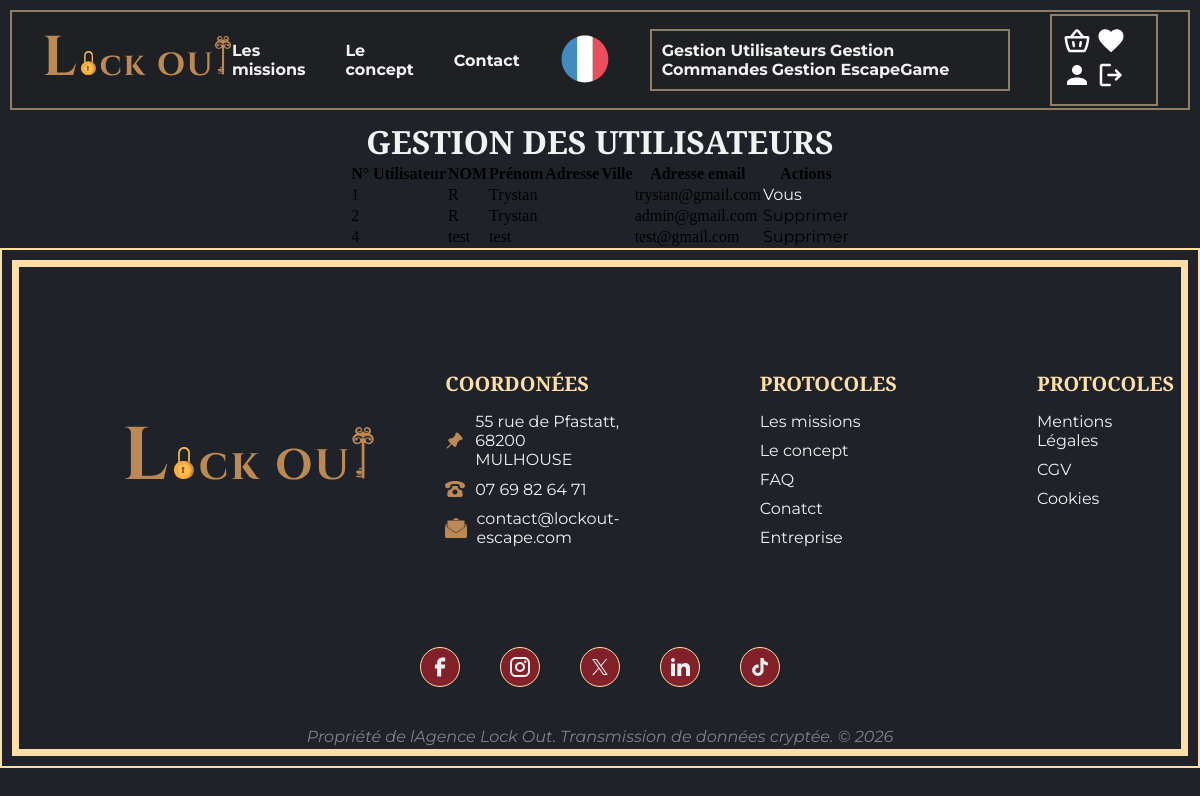
Page /index.php?action=gestion_utilisateurs (signed in) on the committed database.
### tables this page shows
CREATE TABLE `client` (
  `id_client` int(11) NOT NULL,
  `nom` varchar(50) NOT NULL,
  `prénom` varchar(50) NOT NULL,
  `mail` varchar(100) NOT NULL,
  `mdp` varchar(100) NOT NULL,
  `statut` int(5) NOT NULL,
  `adresse` varchar(100) NOT NULL,
  `code_postal` int(5) NOT NULL,
  `ville` varchar(100) NOT NULL,
  `téléphone` int(17) NOT NULL
);

### index.php (called while the page is built, shortened)
<?php
require "includes/default_config.php";
require "controleur/Routeur.class.php";
$routeur = new Routeur();
$routeur->routerRequete();

### vue/vue.class.php (called while the page is built, shortened)
<?php
class Vue {
  private $fichierVue;
  public function __construct($action) {
    $this->fichierVue = "vue/vue".$action.".php";
  }
  public function afficher($data) {
    global $conf;
    if (isset($_SESSION['acces'])) {
        $menu = (isset($_SESSION['statut']) && $_SESSION['statut'] == 2) ? $conf->menu_admin : $conf->menu_connecte;
    } else {
        $menu = $conf->menu;
    }
    extract($data);
    require $this->fichierVue;
    $contenu = ob_get_clean();
    $footer = $conf->footer;
    require "gabarit.php";
  }
}

### controleur/CtlUtilisateur.class.php (called while the page is built, shortened)
<?php
require_once "modele/utilisateur.class.php";
require_once "vue/vue.class.php";
class CtlUtilisateur {
    private $utilisateur;
    public function __construct() {
        $this->utilisateur = new Utilisateur();
    }
    public function utilisateurs() {
        $utilisateurs = $this->utilisateur->getUtilisateurs();
        $vue = new Vue("Utilisateurs");
        $vue->afficher(array("utilisateurs" => $utilisateurs));
    }
}

### modele/utilisateur.class.php (called while the page is built, shortened)
<?php
require_once "modele/database.class.php";
class Utilisateur extends Database {
  public function getUtilisateurs() {
    $req = 'SELECT id_client AS "N° Utilisateur", nom AS "NOM", prénom AS "Prénom", adresse AS "Adresse", ville AS "Ville", mail AS "Adresse email" FROM client ORDER BY nom, prénom;';
    $utilisateurs = $this->execReq($req);
    return $utilisateurs;
  }
}

### modele/database.class.php (called while the page is built, shortened)
<?php
abstract class Database {
  private $bdd;
  protected function execReq($req) {
    $reponse = $this->connexionBDD()->query($req);
    $resultat = $reponse->fetchAll(PDO::FETCH_ASSOC);
    return $resultat;
  }
  private function connexionBDD() {
    global $conf;
    if (!isset($this->bdd))
      try {
        $options=array(PDO::MYSQL_ATTR_INIT_COMMAND => "SET NAMES utf8");
        $this->bdd = new PDO('mysql:host='. $conf->DBHost .';dbname='.$conf->DBName, $conf->DBUser, $conf->DBPwd, $options);
      }
      catch(Exception $err) {
        throw new Exception("Connexion à la BDD");
      }
    return $this->bdd;
  }
}

### vue/vueUtilisateurs.php (the view)
<?php
$cssLink = '<link href="style/utilisateurs.css" rel="stylesheet">';
$utilisateurs = $utilisateurs ?? array();
$estAdmin = isset($_SESSION['statut']) && $_SESSION['statut'] == 2;
?>
<section class="content gestion-utilisateurs">
    <h2>Gestion des utilisateurs</h2>
    <?php if (empty($utilisateurs)): ?>
        <p class="msg-empty">Aucun utilisateur.</p>
    <?php else: ?>
        <table class="table-utilisateurs">
            <thead>
                <tr>
                    <?php foreach (array_keys($utilisateurs[0]) as $cle): ?>
                        <th><?= htmlspecialchars($cle) ?></th>
                    <?php endforeach; ?>
                    <?php if ($estAdmin): ?>
                        <th>Actions</th>
                    <?php endif; ?>
                </tr>
            </thead>
            <tbody>
                <?php foreach ($utilisateurs as $u): ?>
                    <tr>
                        <?php foreach ($u as $cle => $valeur): ?>
                            <td><?= htmlspecialchars($valeur ?? '') ?></td>
                        <?php endforeach; ?>
                        <?php if ($estAdmin): ?>
                            <td>
                                <?php
                                $id = $u['N° Utilisateur'] ?? '';
                                if ($id !== '' && $id != ($_SESSION['id_utilisateur'] ?? 0)):
                                ?>
                                    <a href="index.php?action=supprimerUtilisateur&amp;id_utilisateur=<?= (int)$id ?>" class="btn-supprimer" onclick="return confirm('Supprimer cet utilisateur ?');">Supprimer</a>
                                <?php else: ?>
                                    <span class="vous">Vous</span>
                                <?php endif; ?>
                            </td>
                        <?php endif; ?>
                    </tr>
                <?php endforeach; ?>
            </tbody>
        </table>
    <?php endif; ?>
</section>

### includes/default_config.php (shortened to what this page needs)
<?php
$conf = new stdClass();
$conf->DBHost = Config::$DB_host ?? "localhost";
$conf->DBName = Config::$DB_name ?? "mydatabse";
$conf->DBUser = Config::$DB_user ?? "root";
$conf->DBPwd = Config::$DB_pwd ?? "";
$conf->menu_admin = "
    <div class = 'menu'>
        <a href='index.php?action=escapes'>Les missions</a>
        <a href='#exp'>Le concept</a>
        <a href='index.php?action=contact'>Contact</a>
        <button class='btn_langue'><img src='img/svg/fr.svg' aria-expended='false'></button>
        <div class = 'admin-links'>
            <a href='index.php?action=gestion_utilisateurs'>Gestion Utilisateurs</a>
            <a href='index.php?action=gestion_commandes'>Gestion Commandes</a>
            <a href='index.php?action=gestion_escapegame'>Gestion EscapeGame</a>
        </div>
        <div class = 'important'>
            <a href='index.php?action=panier'><img src='img/svg/panier.svg'></a>
            <a href='index.php?action=favoris'><img src='img/svg/fav.svg'></a>
            <a href='index.php?action=profil'><img src='img/svg/compt.svg'></a>
            <a href='index.php?action=deconnexion'><img src='img/svg/deconnexion.svg'></a>
        </div>
    </div>";
$conf->footer = '<nav class="footer-nav">
      <a href="#" class="logo"><img src="img/svg/Logo.svg" alt=""></a>
      <div class="nav-coordonees">
        <h3>Coordonées</h3>
        <a href="#">
          <img src="img/svg/adresse.svg" alt="">
          55 rue de Pfastatt, 68200 MULHOUSE
        </a>
        <a href="#">
          <img src="img/svg/tel.svg" alt="">
          07 69 82 64 71
        </a>
        <a href="#">
          <img src="img/svg/mail.svg" alt="">
          contact@lockout-escape.com
        </a>
      </div>
      <span class="footer-separator"></span>
      <div class="nav-protocoles">
        <h3>Protocoles</h3>
        <a href="#">Les missions</a>
        <a href="#">Le concept</a>
        <a href="#">FAQ</a>
        <a href="#">Conatct</a>
        <a href="#">Entreprise</a>
      </div>
      <span class="footer-separator"></span>
      <div class="nav-confidentialite">
        <h3>Protocoles</h3>
        <a href="#">Mentions Légales</a>
        <a href="#">CGV</a>
        <a href="#">Cookies</a>
      </div>
    </nav>
    <div class="reseaux">
      <a href="#"><img src="img/svg/facebook.svg" alt=""></a>
      <a href="#"><img src="img/svg/instagram.svg" alt=""></a>
      <a href="#"><img src="img/svg/x.svg" alt=""></a>
      <a href="#"><img src="img/svg/linkedin.svg" alt=""></a>
      <a href="#"><img src="img/svg/tiktok.svg" alt=""></a>
    </div>
    <p class="legal">Propriété de lAgence Lock Out. Transmission de données cryptée. © 2026</p>';

### controleur/Routeur.class.php (shortened to what this page needs)
<?php
require_once "controleur/CtlUtilisateur.class.php";
require_once "vue/vue.class.php";
class Routeur {
    private $CtlUtilisateur;
    private $CtlPage;
    public function __construct() {
        $this->CtlUtilisateur = new CtlUtilisateur();
        $this->CtlPage = new CtlPage();
    }
    public function routerRequete() {
        $action = isset($_GET['action']) ? $_GET['action'] : null;
        try {
            if (isset($_SESSION['acces'])) {
                if (isset($_SESSION['statut']) && $_SESSION['statut'] == 2) {
                    switch ($action) {
                        case 'gestion_utilisateurs':
                        case 'utilisateurs':
                            $this->CtlUtilisateur->utilisateurs();
                            return;
                    }
                }
                throw new Exception("La page que vous cherchez est introuvable :(");
            }
            throw new Exception("La page que vous cherchez est introuvable :(");
        } catch (Exception $e) {
            $this->CtlPage->erreur($e->getMessage());
            exit;
        }
    }
}

### vue/gabarit.php (shortened to what this page needs)
<!DOCTYPE html>
<html lang="fr">
<head>
  <?= $cssLink ?>
</head>
<body>
  <header class="header">
    <nav class="nav">
      <a href="index.php">
        <img src="img/svg/Logo.svg" alt="">
      </a>
      <?= $menu ?>
    </nav>
  </header>
  <main>
    <?= $contenu ?>
  </main>
  <footer class="footer doubleBorder">
      <?= $footer ?>
  </footer>
</body>
</html>

### style/style.css (style rules this page uses)
:root { --primary: oklch(0.4077 0.1312 20.3); --secondary: oklch(0.9133 0.0788 79.02); --secondary-half: oklch(0.9133 0.0788 79.02 / 50%); --brand-red: oklch(0.4921 0.1064 26.16); --brand-red-half: oklch(0.4921 0.1064 26.16 / 50%); --brand-white: #e2e1ea; --brand-grey: oklch(0.5472 0.0172 277.61); --brand-grey-half: oklch(0.5472 0.0172 277.61 / 50%); --brand-black: oklch(0.2547 0.0128 258.37); --black: #1f1f1f; --black-half: oklch(0.2393 0 129.63 / 50%); --grey: oklch(0.6066 0 0); --grey-half: oklch(0.6066 0 0 / 50%); --white: oklch(0.9612 0 0); --info: #00bcff; --succes: #7ccf00; --warning: #ffb86a; --error: #fb2c36; --title: "Cinzel", serif; --text: "Montserrat", sans-serif; --height: 100px; }
* { padding: 0; margin: 0; box-sizing: border-box; }
body { background-color: var(--brand-black); }
section { display: flex; flex-direction: column; align-items: center; }
h2 { font-family: var(--title); font-size: 2rem; text-transform: uppercase; color: var(--white); }
h3 { font-family: var(--title); font-size: 1.25rem; text-transform: uppercase; color: var(--white); }
p, a, li, ul, button, span { font-family: var(--text); color: var(--white); }
a { text-decoration: none; color: inherit; }
button { border: none; background: none; cursor: pointer; }
.legal { justify-self: center; font-style: italic; color: var(--grey); margin-top: 40px; }

### rows in the picture
client: id_client "1", nom "R", prénom "Trystan", mail "trystan@gmail.com", shows "Vous"
client: id_client "2", nom "R", prénom "Trystan", mail "admin@gmail.com"
client: id_client "4", nom "test", prénom "test", mail "test@gmail.com"

### other values in the picture
$cle "N° Utilisateur"
$cle "NOM"
$cle "Prénom"
$cle "Adresse"
$cle "Ville"
$cle "Adresse email"
